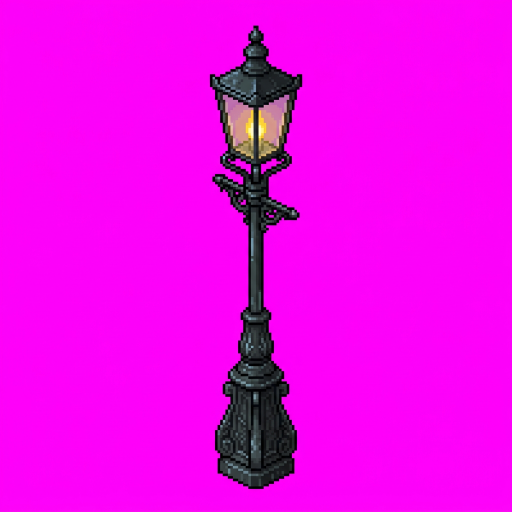
#> input picture detective/assets/ai_raw/objects/A_single_Victorian_cast_iron_g_2026-05-16T04-35-12.png, 1024 x 1024 px (shown at 1/2 size); its folder holds only this picture in this run
$ python process_ai_assets.py
#> lines starting #> are read from the running program, lines starting #| are printed output that depends on the picture; after the words box and inside, x2 and y2 are one past the last pixel; in counts of white or black regions, pixels touching at a corner belong together
#> in process_object, img is the input picture: PIL image 1024x1024 RGB; mean R, G, B 236.7, 5.9, 232.9
"""AI 生成素材后处理工具：
- 紫色 #FF00FF 色键去除（含半透明边缘）
- 自动裁剪到内容包围盒
- 保持长宽比缩放到目标像素尺寸（NEAREST，保留像素感）
- 调色板量化（可选）

Usage:
  python3 tools/process_ai_assets.py
"""
from __future__ import annotations
from PIL import Image
import numpy as np
from pathlib import Path

ROOT = Path(__file__).resolve().parent.parent

# 紫色色键阈值
def remove_magenta(img: Image.Image, tol: int = 70) -> Image.Image:
#> called with tol = 70
    img = img.convert('RGBA')
#> img: PIL image 1024x1024 RGBA
    arr = np.array(img)
    r, g, b = arr[:, :, 0], arr[:, :, 1], arr[:, :, 2]
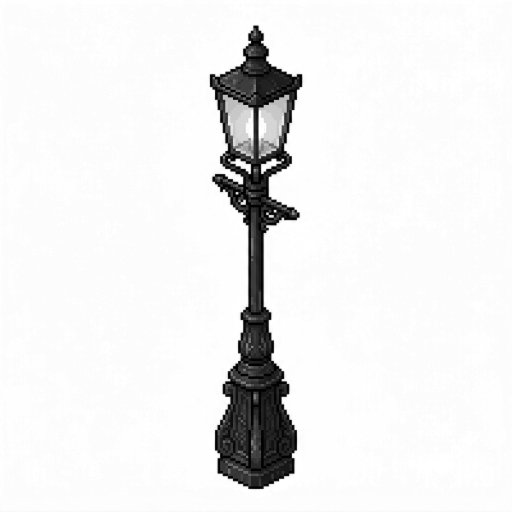
#> r: shape (1024, 1024) (shown at 1/2 size); min 0, max 255, mean 236.7
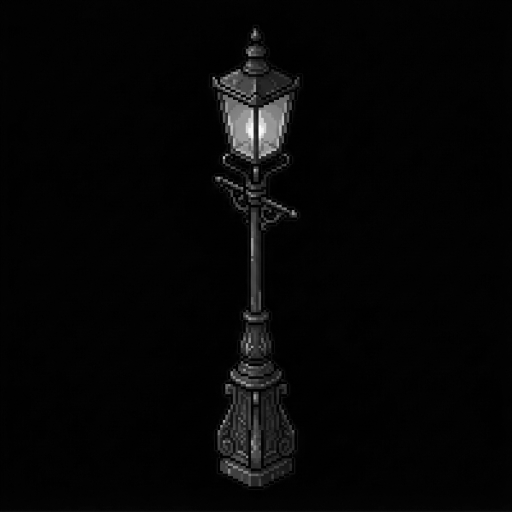
#> g: shape (1024, 1024) (shown at 1/2 size); min 0, max 255, mean 5.9
    # 主紫色
    mag = (r > 200) & (g < tol) & (b > 200)
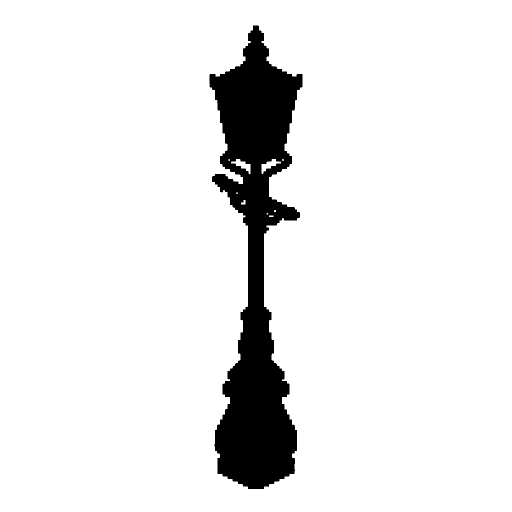
#> mag: shape (1024, 1024) bool (shown at 1/2 size); 91.7% white; 1 black region, box (x1, y1, x2, y2) and area: (419, 51, 605, 978) 87329
    # 半透明紫色边缘：粉紫斑点
    mag2 = (r > 180) & (g < 120) & (b > 180) & (r.astype(int) + b.astype(int) > g.astype(int) * 3)
#> mag2: shape (1024, 1024) bool; 91.7% white; 1 black region, box (x1, y1, x2, y2) and area: (420, 51, 605, 978) 86899
    arr[mag | mag2] = [0, 0, 0, 0]
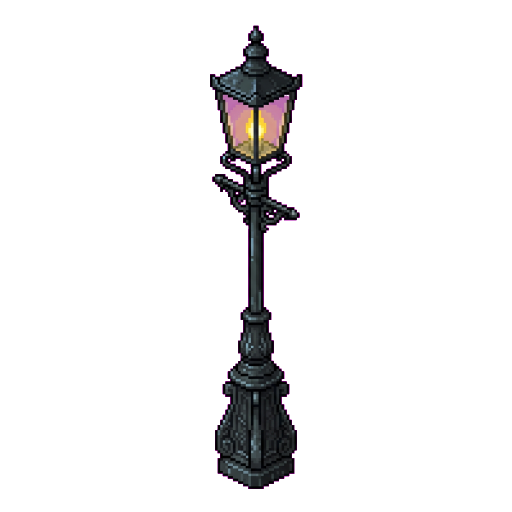
#> arr: shape (1024, 1024, 4) (shown at 1/2 size); mean R, G, B, A 4.9, 4.3, 4.7, 21.1; transparent parts drawn white
    return Image.fromarray(arr)


def autocrop(img: Image.Image, padding: int = 0) -> Image.Image:
    """裁剪到非透明像素的最小外接矩形"""
#> called with padding = 2
    arr = np.array(img.convert('RGBA'))
    alpha = arr[:, :, 3]
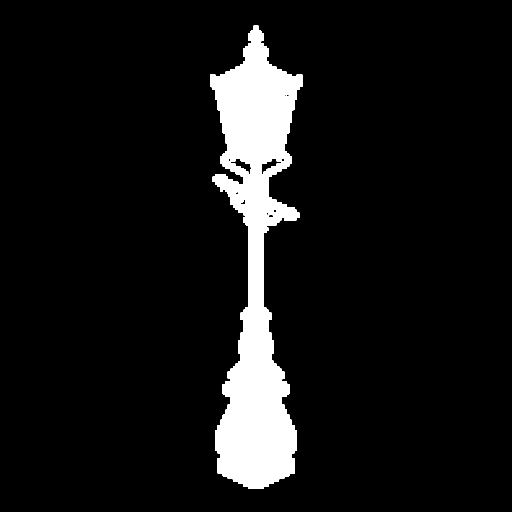
#> alpha: shape (1024, 1024) (shown at 1/2 size); 8.3% white; 1 white region, box (x1, y1, x2, y2) and area: (420, 51, 605, 978) 86899
    nz = np.argwhere(alpha > 10)
#> nz = 86899 pairs, first value 51 to 977, second value 420 to 604
    if nz.size == 0:
        return img
    y0, x0 = nz.min(axis=0)
#> y0 = 51; x0 = 420
    y1, x1 = nz.max(axis=0)
#> y1 = 977; x1 = 604
    x0 = max(0, x0 - padding)
#> x0 = 418
    y0 = max(0, y0 - padding)
#> y0 = 49
    x1 = min(arr.shape[1] - 1, x1 + padding)
#> x1 = 606
    y1 = min(arr.shape[0] - 1, y1 + padding)
#> y1 = 979
    return img.crop((x0, y0, x1 + 1, y1 + 1))
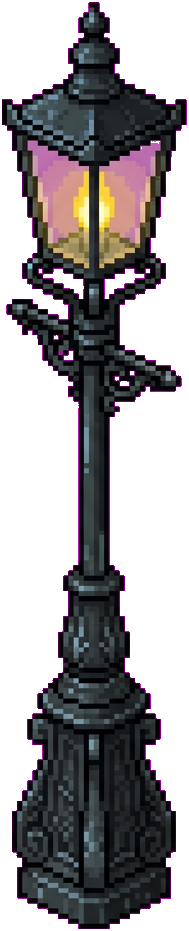
#> returned value: PIL image 189x931 RGBA; mean R, G, B, A 28.9, 25.6, 28.2, 125.9; transparent parts drawn white


def fit_into(img: Image.Image, target_w: int, target_h: int) -> Image.Image:
    """保持比例缩放到 target_w x target_h，不足部分透明居中。
    使用 NEAREST 保留像素感。"""
    src_w, src_h = img.size
    scale = min(target_w / src_w, target_h / src_h)
    new_w = max(1, int(src_w * scale))
    new_h = max(1, int(src_h * scale))
    img = img.resize((new_w, new_h), Image.Resampling.NEAREST)
    canvas = Image.new('RGBA', (target_w, target_h), (0, 0, 0, 0))
    canvas.paste(img, ((target_w - new_w) // 2, target_h - new_h), img)  # 底部对齐（适合大部分立体物件）
    return canvas


def process_object(src_path: Path, out_path: Path, target_size: tuple, bottom_align: bool = True):
    img = Image.open(src_path)
    img = remove_magenta(img)
    img = autocrop(img, padding=2)
    target_w, target_h = target_size
    src_w, src_h = img.size
#> src_w = 189; src_h = 931
    scale = min(target_w / src_w, target_h / src_h)
#> scale = 0.103
    new_w = max(1, int(src_w * scale))
#> new_w = 19
    new_h = max(1, int(src_h * scale))
#> new_h = 96
    img = img.resize((new_w, new_h), Image.Resampling.NEAREST)
#> img: PIL image 19x96 RGBA
    canvas = Image.new('RGBA', (target_w, target_h), (0, 0, 0, 0))
#> canvas: PIL image 48x96 RGBA; every value is 0
    if bottom_align:
        canvas.paste(img, ((target_w - new_w) // 2, target_h - new_h), img)
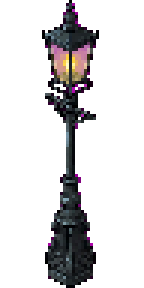
#> canvas: PIL image 48x96 RGBA (shown 3 times larger); mean R, G, B, A 11.5, 10.1, 11.2, 50.4; transparent parts drawn white
    else:
        canvas.paste(img, ((target_w - new_w) // 2, (target_h - new_h) // 2), img)
    out_path.parent.mkdir(parents=True, exist_ok=True)
    canvas.save(out_path)
    print(f'  {out_path.relative_to(ROOT)}: {target_w}x{target_h}')


def process_seamless_tile(src_path: Path, out_path: Path, target_size: int = 64):
    """将 1024x1024 seamless tile 缩到 target_size x target_size，可作为 tile 重复铺。"""
    img = Image.open(src_path).convert('RGB')
    img = img.resize((target_size, target_size), Image.Resampling.LANCZOS)
    out_path.parent.mkdir(parents=True, exist_ok=True)
    img.save(out_path)
    print(f'  {out_path.relative_to(ROOT)}: {target_size}x{target_size}')


# ========================
# 配置：源 -> 目标 + 尺寸
# ========================
RAW_OBJ = ROOT / 'assets/ai_raw/objects'
RAW_TILE = ROOT / 'assets/ai_raw/tilesets'
OUT_OBJ = ROOT / 'assets/ai_processed/objects'
OUT_TILE = ROOT / 'assets/ai_processed/tilesets'


def find_one(prefix: str, base: Path = RAW_OBJ):
    files = sorted(base.glob(f'{prefix}*.png'))
    return files[-1] if files else None


def main():
    print('=== 处理 AI 物件（紫底色键） ===')
    # 物件 -> 目标尺寸（按场景比例：32px = 1 tile）
    objects = [
        # (前缀, 输出名, 目标 (w,h))
        ('A_single_Victorian_cast_iron_g', 'gas_lamp.png',     (48, 96)),
        ('A_single_ornate_Victorian_ston', 'fountain.png',     (128, 96)),
        ('A_single_Victorian_cast_iron_p', 'park_bench.png',   (96, 48)),
        ('A_single_wooden_Victorian_publ', 'notice_board.png', (96, 96)),
        ('A_single_round_cast_iron_sewer', 'manhole.png',      (32, 32)),
        ('A_single_yellow_and_black_poli', 'police_tape.png',  (96, 32)),
        ('A_single_old_wooden_barrel_wit', 'barrel.png',       (40, 48)),
        ('A_small_evidence_number_marker', 'evidence_marker.png', (24, 32)),
        ('A_single_small_Victorian_iron_', 'wall_sconce.png',  (32, 48)),
        ('A_single_tall_Victorian_shop_b', 'shop_building.png', (192, 224)),
    ]
    for prefix, out_name, size in objects:
        src = find_one(prefix)
        if not src:
            print(f'  ! 缺少: {prefix}')
            continue
        process_object(src, OUT_OBJ / out_name, size)

    print()
    print('=== 处理 AI 地板/墙体 tile（seamless） ===')
    tiles = [
        ('A_SEAMLESS_TILEABLE_pixel_art__2026-05-16T04-36-06', 'cobblestone_seamless.png', 256),
        ('A_SEAMLESS_TILEABLE_pixel_art__2026-05-16T04-36-10', 'brick_wall_seamless.png',  256),
    ]
    for prefix, out_name, size in tiles:
        src = find_one(prefix, RAW_TILE)
        if not src:
            print(f'  ! 缺少: {prefix}')
            continue
        process_seamless_tile(src, OUT_TILE / out_name, size)

    print()
    print('Done!')


if __name__ == '__main__':
    main()
